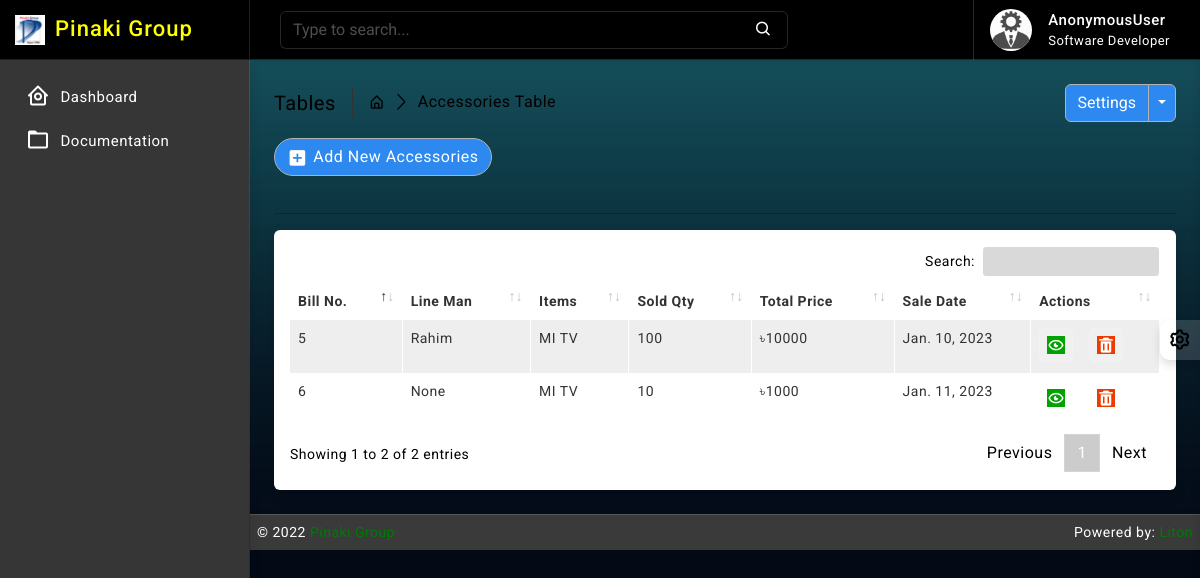
Screenshot of /acces_requisition/ with the database file from the repository.
### acces_requisition/models.py (models this page shows, shortened)
class AccesRequisitionBill(models.Model):
    billno = models.AutoField(primary_key=True)
    time = models.DateTimeField(auto_now=True)
    name = models.CharField(max_length=64, null=True, unique=True, blank=True)
    sr_designation = models.ForeignKey(StoreReceiver, on_delete=models.CASCADE, blank=False)
    order_no = models.CharField(max_length=32, null=True, blank=True)
    style_no = models.CharField(max_length=32, null=True, blank=True)
    line_no = models.CharField(max_length=32, null=True, blank=True)
    card_no = models.CharField(max_length=32, null=True, blank=True)
    date = models.DateField(default= now)
    supply_qty = models.PositiveIntegerField(default=1)
    remarks = models.TextField()
    def get_items_list(self):
        return AccesRequisitionItem.objects.filter(billno=self)
    def get_total_price(self):
        ar_items = AccesRequisitionItem.objects.filter(billno=self)
        total = 0
        for item in ar_items:
            total += item.totalprice
        return total

class AccesRequisitionItem(models.Model):
    billno = models.ForeignKey(AccesRequisitionBill, on_delete = models.CASCADE, related_name='ar_billno')
    stock = models.ForeignKey(Stock, on_delete = models.CASCADE, related_name='ar_item')
    quantity = models.IntegerField(default=1)
    unit_price = models.IntegerField(default=1)
    totalprice = models.IntegerField(default=1)
    size = models.CharField(max_length=64, null=True, unique=True, blank=True)

### stock/models.py (models this page shows, shortened)
class Stock(models.Model):
    id = models.AutoField(primary_key=True)
    category = models.ForeignKey(Category, on_delete=models.CASCADE, blank=False)
    name = models.CharField(max_length=30, unique=True)
    quantity = models.IntegerField(default=1)
    is_deleted = models.BooleanField(default=False)

### acces_requisition/views.py (the view)
# urls.py: path('', views.AccesRView.as_view(), name='ar_read'),
class AccesRView(ListView):
    model = AccesRequisitionBill
    template_name = 'acces_requisition/read.html'
    context_object_name = 'bills'
    ordering = ['-time']

### templates/acces_requisition/read.html (shortened to what this page needs)
{% extends 'base/base.html' %}
{% block body %}
{% load static %}
		<div class="page-wrapper">
			<div class="page-content">
				<div class="page-breadcrumb d-none d-sm-flex align-items-center mb-3">
					<div class="breadcrumb-title pe-3">Tables</div>
					<div class="ps-3">
						<nav aria-label="breadcrumb">
							<ol class="breadcrumb mb-0 p-0">
								<li class="breadcrumb-item"><a href="#"><i class="bx bx-home-alt"></i></a>
								</li>
								<li class="breadcrumb-item active" aria-current="page">Accessories Table</li>
							</ol>
						</nav>
					</div>
					<div class="ms-auto">
						<div class="btn-group">
							<button type="button" class="btn btn-light">Settings</button>
							<button type="button" class="btn btn-light dropdown-toggle dropdown-toggle-split" data-bs-toggle="dropdown">	<span class="visually-hidden">Toggle Dropdown</span>
							</button>
						</div>
					</div>
				</div>
                <div class="ms-auto"><a href="/acces_requisition/create/" class="btn btn-light radius-30 mt-2 mt-lg-0"><i class="bx bxs-plus-square"></i>Add New Accessories</a></div><br>
				<hr/>
				<div class="card">
					<div class="card-body">
						<div class="table-responsive">
							<table id="example2" class="table table-striped table-bordered">
								<thead>
									<tr>
										<th>Bill No.</th>
										<th>Line Man</th>
                                        <th>Items</th>
                                        <th>Sold Qty</th>
                                        <th>Total Price</th>
                                        <th>Sale Date</th>
										<th>Actions</th>
									</tr>
								</thead>
								<tbody>
									{% for data in bills %}
									<tr>
                                        <td> <p>{{ data.billno }}</p> </td>
                                        <td class=""> {{ data.name }} <br>
                                        </td>
                                        <td>
                                            {% for item in data.get_items_list %}
                                                {{ item.stock.name }} <br>
                                            {% endfor %}
                                        </td>
                                        <td>
                                            {% for item in data.get_items_list %}
                                                {{ item.quantity }} <br>
                                            {% endfor %}
                                        </td>
                                        <td>৳{{ data.get_total_price }}</td>
                                        <td>{{ data.time.date }}</td>
									   <td class="center">
										<div class="d-flex order-actions">
											<a class="" href="{% url 'ar_bill' data.billno %}">
												<i class="fadeIn animated bx bx-show-alt"></i>
											</a>
											<a class="ms-3" href="{% url 'ar_delete' data.billno %}">
												<i class='bx bxs-trash'></i>
											</a>
										</div>
									   </td>
									</tr>
								 {% endfor %}
								</tbody>
							</table>
						</div>
					</div>
				</div>
			</div>
		</div>
{% endblock body %}

### static/css/app.css (style rules this page uses)
body { font-size: 14px; letter-spacing: .5px; font-family: Roboto, sans-serif; overflow-x: hidden }
a { text-decoration: none }
.page-wrapper { height: 100%; margin-top: 60px; margin-bottom: 0px; margin-left: 250px }
.page-content { padding: 1.5rem 1.5rem 0 1.5rem }
.breadcrumb-title { font-size: 20px; border-right: 1.5px solid #333; }
.page-breadcrumb .breadcrumb li.breadcrumb-item { font-size: 16px }
.page-breadcrumb .breadcrumb-item+.breadcrumb-item::before { display: inline-block; padding-right: .5rem; color: #000000; font-family: LineIcons; content: "\ea5c" }
.order-actions a { font-size: 18px; width: 34px; height: 34px; display: flex; align-items: center; justify-content: center; background: rgb(255 255 255 / 15%); border: 1px solid rgb(255 255 255 / 15%); text-align: center; border-radius: 20%; color: #ffffff }
.radius-30 { border-radius: 30px }
.btn i { vertical-align: middle; font-size: 1.3rem; margin-top: -1em; margin-bottom: -1em; margin-right: 5px }
.bg-theme { background-size: 100% 100%; background-attachment: fixed; background-position: center; background-repeat: no-repeat; transition: background .2s; }
body.bg-theme2 { background-image: url(../images/bg-themes/2.png); }

### rows the page displays
AccesRequisitionBill: billno "6", name "None", get_total_price "1000", time "Jan. 11, 2023"
AccesRequisitionItem: stock.name "MI TV", quantity "10"
AccesRequisitionBill: billno "5", name "Rahim", get_total_price "10000", time "Jan. 10, 2023"
AccesRequisitionItem: stock.name "MI TV", quantity "100"

### other values shown
{{ request.user }} "AnonymousUser"
